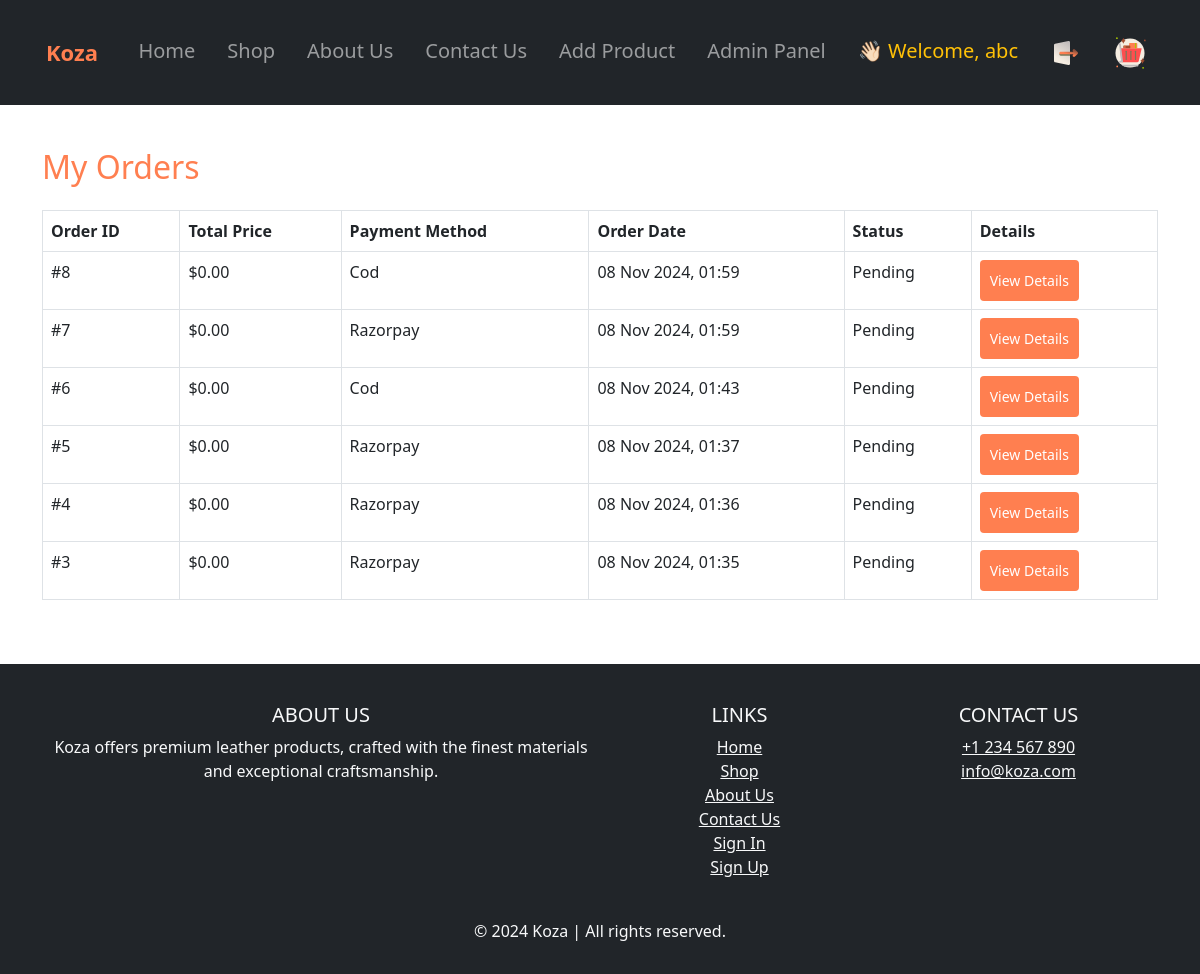
Page /pages/my_orders.php (signed in) on the committed database.
### tables this page shows
CREATE TABLE `orders` (
  `id` int(11) NOT NULL,
  `user_id` int(11) NOT NULL,
  `total_price` decimal(10,2) NOT NULL,
  `payment_method` varchar(255) NOT NULL,
  `order_date` datetime NOT NULL,
  `status` varchar(255) NOT NULL
);

### pages/my_orders.php (the view, shortened to what this page needs)
<?php
require '../config/config.php';
$userId = $_SESSION['user_id'];
$stmt = $pdo->prepare("
    SELECT o.id AS order_id, o.total_price, o.payment_method, o.order_date, o.status
    FROM orders o
    WHERE o.user_id = ?
    ORDER BY o.order_date DESC
");
$stmt->execute([$userId]);
$orders = $stmt->fetchAll(PDO::FETCH_ASSOC);
?>
<!DOCTYPE html>
<html lang="en">
<head>
    <link href="https://cdn.jsdelivr.net/npm/bootstrap@5.3.0-alpha1/dist/css/bootstrap.min.css" rel="stylesheet">
    <link rel="stylesheet" href="../assets/css/style.css">
</head>
<body>
    <?php include '../components/navbar.php'; ?>
    <div class="container my-5">
        <h2 class="mb-4" style="color: #FF7F50;">My Orders</h2>
        <?php if (!empty($orders)): ?>
            <div class="table-responsive">
                <table class="table table-bordered">
                    <thead>
                        <tr>
                            <th>Order ID</th>
                            <th>Total Price</th>
                            <th>Payment Method</th>
                            <th>Order Date</th>
                            <th>Status</th>
                            <th>Details</th>
                        </tr>
                    </thead>
                    <tbody>
                        <?php foreach ($orders as $order): ?>
                            <tr>
                                <td>#<?php echo $order['order_id']; ?></td>
                                <td>$<?php echo number_format($order['total_price'], 2); ?></td>
                                <td><?php echo ucfirst($order['payment_method']); ?></td>
                                <td><?php echo date('d M Y, H:i', strtotime($order['order_date'])); ?></td>
                                <td><?php echo htmlspecialchars($order['status']); ?></td>
                                <td>
                                    <a href="order_details.php?order_id=<?php echo $order['order_id']; ?>" class="btn btn-primary btn-sm" style="background-color: #FF7F50; border:none; color: white; padding: 10px">View Details</a>
                                </td>
                            </tr>
                        <?php endforeach; ?>
                    </tbody>
                </table>
            </div>
        <?php else: ?>
            <p class="alert alert-warning">You have not placed any orders yet.</p>
        <?php endif; ?>
    </div>
    <?php include '../components/footer.php'; ?>
</body>
</html>

### assets/css/style.css (style rules this page uses)
html, body { height: 100%; display: flex; flex-direction: column; margin: 0; }
body { margin: 0; padding: 0; padding-top: 100px !important; }
body > .container.my-5, body > .container.py-6.my-6 { flex-grow: 1; }

### rows in the picture
orders: id "8", total_price "0.00", payment_method "Cod", order_date "08 Nov 2024, 01:59", status "Pending"
orders: id "7", total_price "0.00", payment_method "Razorpay", order_date "08 Nov 2024, 01:59", status "Pending"
orders: id "6", total_price "0.00", payment_method "Cod", order_date "08 Nov 2024, 01:43", status "Pending"
orders: id "5", total_price "0.00", payment_method "Razorpay", order_date "08 Nov 2024, 01:37", status "Pending"
orders: id "4", total_price "0.00", payment_method "Razorpay", order_date "08 Nov 2024, 01:36", status "Pending"
orders: id "3", total_price "0.00", payment_method "Razorpay", order_date "08 Nov 2024, 01:35", status "Pending"

### other values in the picture
$_SESSION['user_name'] "abc"
